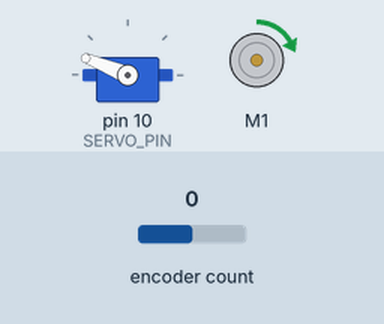
A sketch run on a simulated Arduino Uno, built with avr-gcc and run on an emulated ATmega328P. Parts: servo, DC motor (green arrow = forward, orange = backward, longer = faster). Inputs (shaded band) come from the test bench; at power-on: encoder count 0.

Above: at 6.3 s.
At 7.61 s:
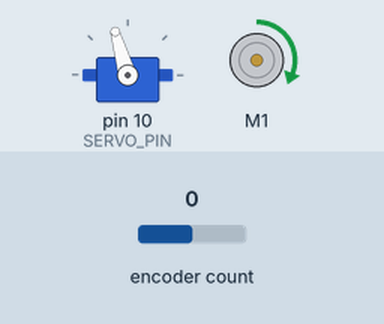
At 9.03 s:
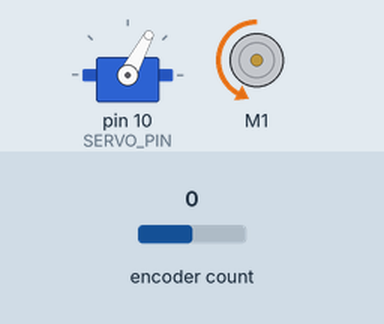
At 11.8 s:
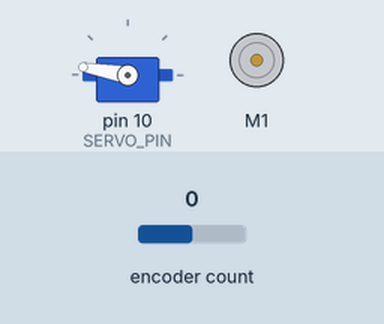
Timing chart, 0 to 13.3 s (numbered marks = the images above):
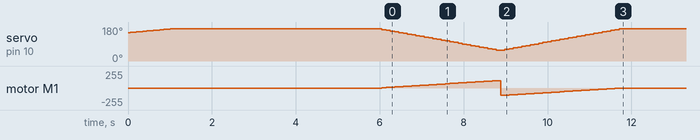

Measured:
- by itself, motor M1: stopped → forward 4/255 at 6.1 s, → forward 8/255 0.10 s later, → forward 12/255 0.10 s later, → forward 16/255 0.10 s later, … (57 changes in this stretch)

The sketch:

DCMotorTuningandArmExtension.ino
```cpp
#include <Encoder.h>
#include <Adafruit_MotorShield.h>
#include <Servo.h>

#define SERVO_PIN 10

Servo myServo;
Encoder myEnc(2, 3);
Adafruit_MotorShield AFMS = Adafruit_MotorShield();
Adafruit_DCMotor *myMotor = AFMS.getMotor(1);

void setup() {
  Serial.begin(9600);
  myServo.attach(SERVO_PIN);

  // Gradually approach position 170 from 150
  for (int i = 150; i <= 170; i++) {
    myServo.write(i);
    delay(50); // Adjust delay as needed for desired speed
  }
  delay(5000);

  AFMS.begin();
  myMotor->setSpeed(50); // Set the speed of the motor to a lower value for slight movements
  myMotor->run(BACKWARD); // Set the initial direction of the motor (opposite of servo)
}

long oldPosition = -999;
int frequency = 100; // Frequency for servo movement
int period = 2000;
unsigned long servoTimeStamp = 0; // Time stamp for servo movement
int command = 0;
int sp = 600;
bool servoMoving = true; // Flag to track servo movement
bool openingComplete = false; // Flag to indicate if the opening movement is complete
bool delayComplete = false; // Flag to indicate if the delay is complete

void loop() {
  // Servo movement
  if (servoMoving && millis() > servoTimeStamp + frequency) {
    servoTimeStamp = millis();
    if (myServo.read() > 60) {
      myServo.write(myServo.read() - 4); // Move servo in small decrements towards 60 degrees (fully open position)
    } else {
      // Stop the servo movement when fully extended
      servoMoving = false;
      delayComplete = false; // Reset delay flag
    }
  } else if (!servoMoving && myServo.read() < 170) {
    // If servo has stopped and not fully closed, gradually close the arm
    if (millis() > servoTimeStamp + frequency) {
      myServo.write(myServo.read() + 4);
      servoTimeStamp = millis();
    }
  }

  // Calculate command for the DC motor based on the command for the servo motor
  if (servoMoving || (!servoMoving && myServo.read() < 170)) {
    if (!openingComplete) {
      command = 170 - myServo.read(); // Mirror the movement of the servo in the opposite direction
    } else {
      command = myServo.read() - 170; // Reverse direction for closing movement
    }

    // Set direction of the DC motor based on the command
    if (command < 0) {
      myMotor->run(BACKWARD); // If command is negative, run the motor backward (opposite of servo)
    } else {
      myMotor->run(FORWARD); // If command is positive, run the motor forward (opposite of servo)
    }

    // Set speed of the DC motor based on the absolute value of the command
    myMotor->setSpeed(abs(command));
  } else {
    // Stop the DC motor when the servo stops, and during the delay
    if (!delayComplete) {
      myMotor->setSpeed(0);
      delayComplete = true; // Set delay flag after stopping the motor
      delay(1000); // Brief pause between opening and closing movements
    }
  }

  // Update openingComplete flag when opening movement is complete
  if (!servoMoving && !openingComplete) {
    openingComplete = true;
  }
}

int getEncoderCount() {
  return myEnc.read();
}

double findError(int setP) {
  return setP - getEncoderCount();
}

double kp = 1.0;
double getProportionalCommand(double err) {
  return kp * err;
}

double ki = 0.001;
double integral = 0;
double maxIntegral = 800;

double getIntegralControl(double err) {
  integral += err;
  if (abs(integral) > abs(maxIntegral)) {
    if (integral < 0) {
      //integral= -1*maxIntegral;
    } else {
      //integral=maxIntegral;
    }
  }
  return ki * err;
}

double getCommand(double setP) {
  double err = findError(setP);
  double p = getProportionalCommand(err);
  double i = getIntegralControl(err);

  return p + i;
}
```
